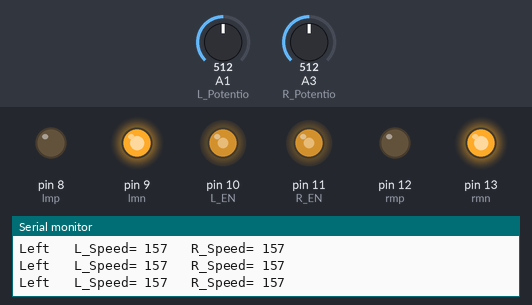
The sketch below on a simulated Arduino Uno, built with avr-gcc and run on an emulated ATmega328P. Parts: output pins drawn as LEDs (lit = HIGH), the last lines printed to the serial monitor. The test bench sets the inputs (shaded band); at power-on: A1 (L_Potentio) = 512, A3 (R_Potentio) = 512.

Above: at 1.2 s.
1.3 s: A1 (L_Potentio) set to 122
At 2.3 s:
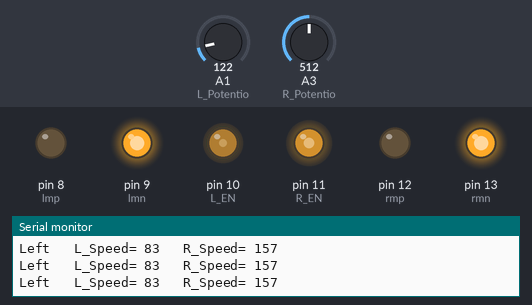
2.8 s: A3 (R_Potentio) set to 122
At 3.1 s:
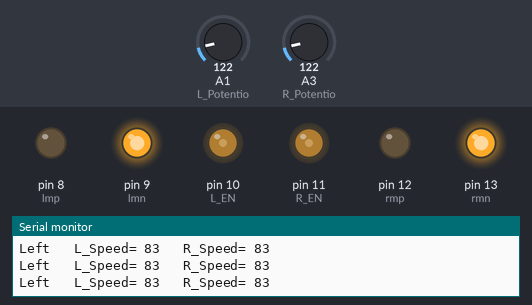
4.3 s: A1 (L_Potentio) set to 511
At 5.0 s:
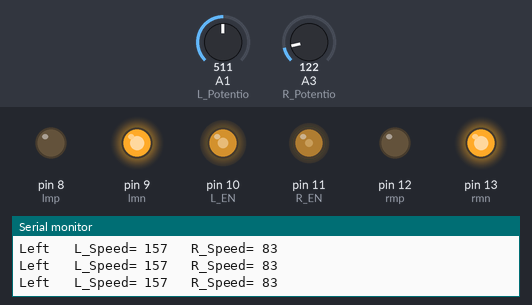
5.8 s: A3 (R_Potentio) set to 716
At 7.0 s:
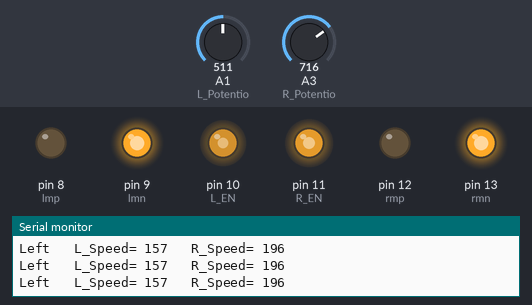
7.3 s: A1 (L_Potentio) set to 306
At 8.2 s:
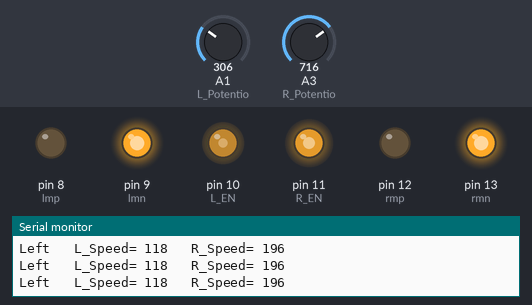
8.8 s: A3 (R_Potentio) set to 0
At 9.2 s:
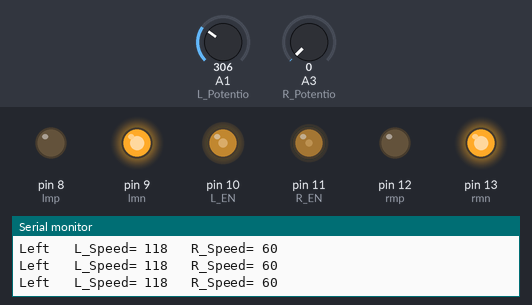
Timing chart, 0 to 11.3 s (numbered marks = the images above; inputs shaded):
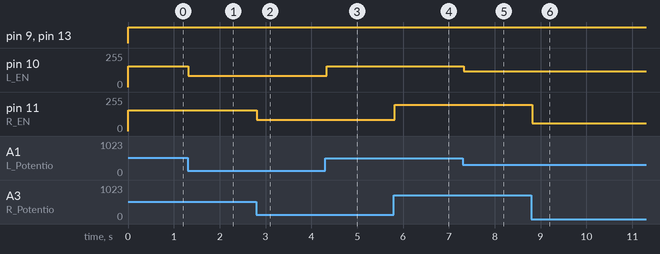

Measured:
- after the input at 1.3 s, pin 10 (L_EN): 157/255 → 83/255 at once
- after the input at 2.8 s, pin 11 (R_EN): 157/255 → 83/255 at once
- after the input at 4.3 s, pin 10 (L_EN): 83/255 → 157/255 at once
- after the input at 5.8 s, pin 11 (R_EN): 83/255 → 196/255 at once
- after the input at 7.3 s, pin 10 (L_EN): 157/255 → 118/255 at once
- after the input at 8.8 s, pin 11 (R_EN): 196/255 → 60/255 at once

The sketch:

Motor_Speed_PWM.ino
```cpp
#define lmp 8
#define lmn 9
#define L_EN 10

#define R_EN 11
#define rmp 12
#define rmn 13

#define L_Potentio A1
#define R_Potentio A3

int L_Speed=0,R_Speed=0;

void setup() {
  // put your setup code here, to run once:
  Serial.begin(9600);
  pinMode(lmp,OUTPUT);
  pinMode(lmn,OUTPUT);
  pinMode(rmp,OUTPUT);
  pinMode(rmn,OUTPUT);
  pinMode(L_EN,INPUT);
  pinMode(R_EN,INPUT);
  pinMode(L_Potentio,INPUT);
  pinMode(R_Potentio,INPUT);
}

void loop() {
  // put your main code here, to run repeatedly:
  L_Speed = analogRead(L_Potentio);
  R_Speed = analogRead(R_Potentio);

  L_Speed = map(L_Speed, 0, 1023, 60, 255);
  R_Speed = map(R_Speed, 0, 1023, 60, 255);

  right(L_Speed,R_Speed);
}
int forward(int Speed)
{
  digitalWrite(lmp,HIGH);
  digitalWrite(lmn,LOW);
  digitalWrite(rmn,HIGH);
  digitalWrite(rmp,LOW);

  analogWrite(L_EN,Speed);
  analogWrite(R_EN,Speed);

  Serial.print("Forward");
  Serial.print("   ");
  Serial.print("Speed= ");
  Serial.println(Speed);

}

 int backward(int Speed)
  {
  digitalWrite(lmp,LOW);
  digitalWrite(lmn,HIGH);
  digitalWrite(rmn,LOW);
  analogWrite(L_EN,Speed);
  analogWrite(R_EN,Speed);

  Serial.print("Backward");
  Serial.print("   ");
  Serial.print("Speed= ");
  Serial.println(Speed);

  }
  int stops()
  {
  digitalWrite(lmp,LOW);
  digitalWrite(lmn,LOW);
  digitalWrite(rmn,LOW);
  digitalWrite(rmp,LOW);
  Serial.println("Stopped");
  }

int left(int L_Speed,int R_Speed)
{
   digitalWrite(lmp,HIGH);
  digitalWrite(lmn,LOW);
   digitalWrite(rmn,LOW);
  digitalWrite(rmp,HIGH);

  analogWrite(L_EN,L_Speed);
  analogWrite(R_EN,L_Speed);

  Serial.print("Left");
  Serial.print("   ");
  Serial.print("L_Speed= ");
  Serial.print(L_Speed);
  Serial.print("   ");
  Serial.print("R_Speed= ");
  Serial.println(R_Speed);

}

int right(int L_Speed,int R_Speed)
{
   digitalWrite(lmp,LOW);
  digitalWrite(lmn,HIGH);
  digitalWrite(rmn,HIGH);
  digitalWrite(rmp,LOW);

  analogWrite(L_EN,L_Speed);
  analogWrite(R_EN,R_Speed);

  Serial.print("Left");
  Serial.print("   ");
  Serial.print("L_Speed= ");
  Serial.print(L_Speed);
  Serial.print("   ");
  Serial.print("R_Speed= ");
  Serial.println(R_Speed);
}

int Brake()
{
  digitalWrite(lmp,HIGH);
  digitalWrite(lmn,HIGH);
  digitalWrite(rmn,HIGH);
  digitalWrite(rmp,HIGH);
  Serial.println("Brake");
}
```
